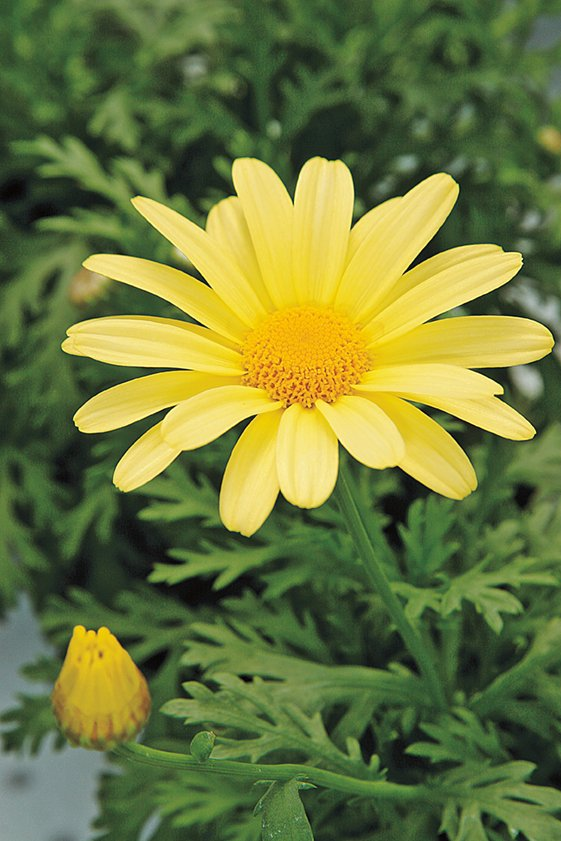
#> input picture docs/q8_images/input/daisy.jpg, 561 x 841 px
$ python q8.py   (older library calls are emulated)
#> lines starting #> are read from the running program, lines starting #| are printed output that depends on the picture; after the words box and inside, x2 and y2 are one past the last pixel; in counts of white or black regions, pixels touching at a corner belong together
### utils.py
import os
import cv2
import numpy as np
import matplotlib.pyplot as plt

# [5 lines left out: function load_gray, not called in this run]

def save_img(path: str, img):
    os.makedirs(os.path.dirname(path), exist_ok=True)
    cv2.imwrite(path, img)

def apply_lut(gray, lut):
    return cv2.LUT(gray, lut)


# [20 lines left out: functions plot_transfer, intensity_map_from_points, not called in this run]

def load_color(path: str):
#> called with path = 'docs/q8_images/input/daisy.jpg'
    img = cv2.imread(path, cv2.IMREAD_COLOR)
#> img is the input picture: shape (841, 561, 3); mean B, G, R 60.7, 120.3, 108.5
    if img is None:
        raise FileNotFoundError(f"Could not read image: {path}")
    return img

# [30 lines left out: functions ensure_gray, hist_img, gamma_correct_Lab, not called in this run]

def vibrance_s_curve(x, a: float, sigma: float = 70.0):
    # x in [0,255]; returns mapped intensity with a Gaussian bump around 128
    return np.minimum(x + a * 128.0 * np.exp(-((x - 128.0)**2)/(2*sigma**2)), 255.0)


# [116 lines left out: functions sobel_filter_2d, sobel_manual, conv2, sobel_separable, nearest_neighbor_zoom, bilinear_zoom and 3 more, not called in this run]

### q8.py

import cv2, numpy as np, os
from utils import load_color, save_img
os.makedirs("docs/q8_images/output", exist_ok=True)
IN_PATH = "docs/q8_images/input/daisy.jpg"
def main():
    img = load_color(IN_PATH)
    h,w = img.shape[:2]
#> h = 841; w = 561
    mask = np.zeros((h,w), np.uint8)
    rect = (int(0.1*w), int(0.1*h), int(0.8*w), int(0.8*h))
#> rect = (56, 84, 448, 672)
    bgdModel = np.zeros((1,65), np.float64)
    fgdModel = np.zeros((1,65), np.float64)
    cv2.grabCut(img, mask, rect, bgdModel, fgdModel, 5, cv2.GC_INIT_WITH_RECT)
    mask2 = np.where((mask==2)|(mask==0), 0, 255).astype('uint8')
    fg = cv2.bitwise_and(img, img, mask=mask2)
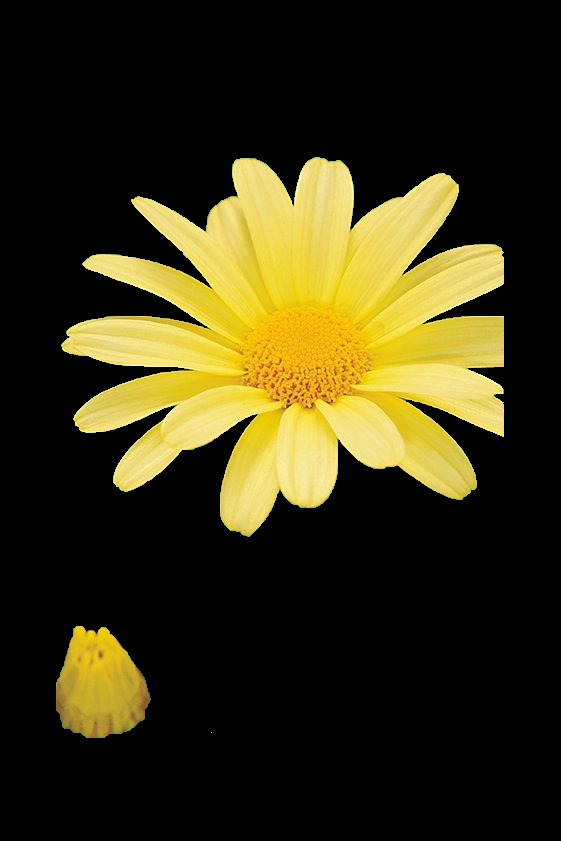
#> fg: shape (841, 561, 3); mean B, G, R 19, 49, 55.1
    bg = cv2.bitwise_and(img, img, mask=(255-mask2))
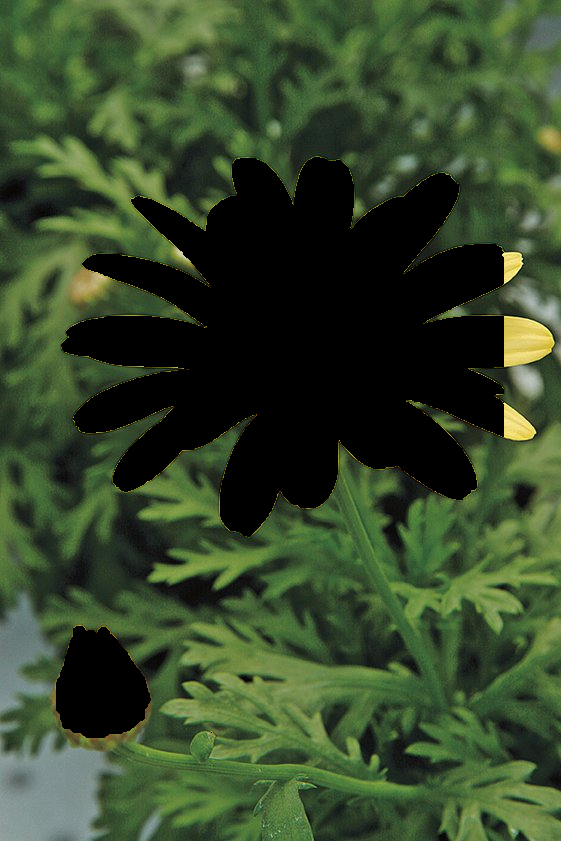
#> bg: shape (841, 561, 3); mean B, G, R 41.7, 71.3, 53.4
    save_img("docs/q8_images/output/q8_mask.png", mask2)
#> in save_img, `cv2.imwrite(path, img)`:
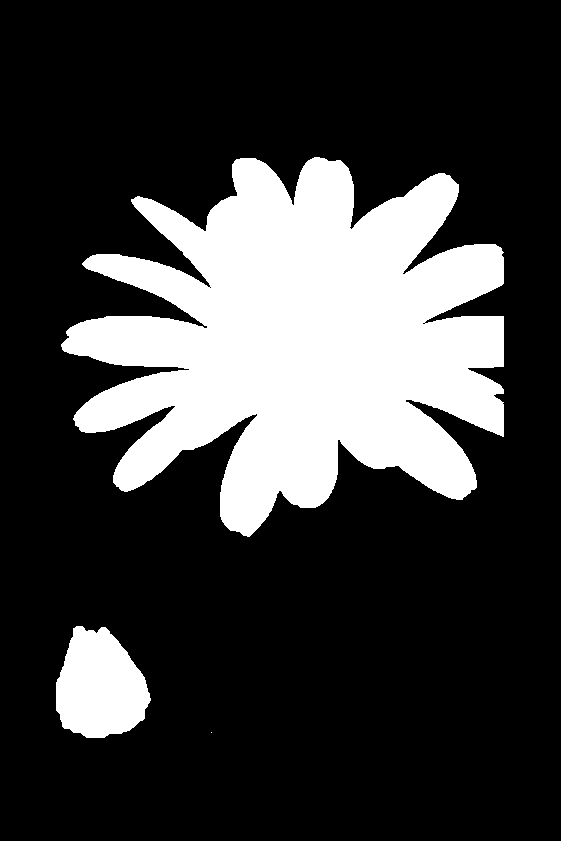
#> saved as q8_mask.png: shape (841, 561); 23.7% white; 3 white regions (1 under 20 px), largest, box (x1, y1, x2, y2) and area: (61, 157, 504, 537) 103777, (56, 626, 151, 738) 7811
    save_img("docs/q8_images/output/q8_fg.png", fg)
    save_img("docs/q8_images/output/q8_bg.png", bg)
    blurred = cv2.GaussianBlur(img, (31,31), 0)
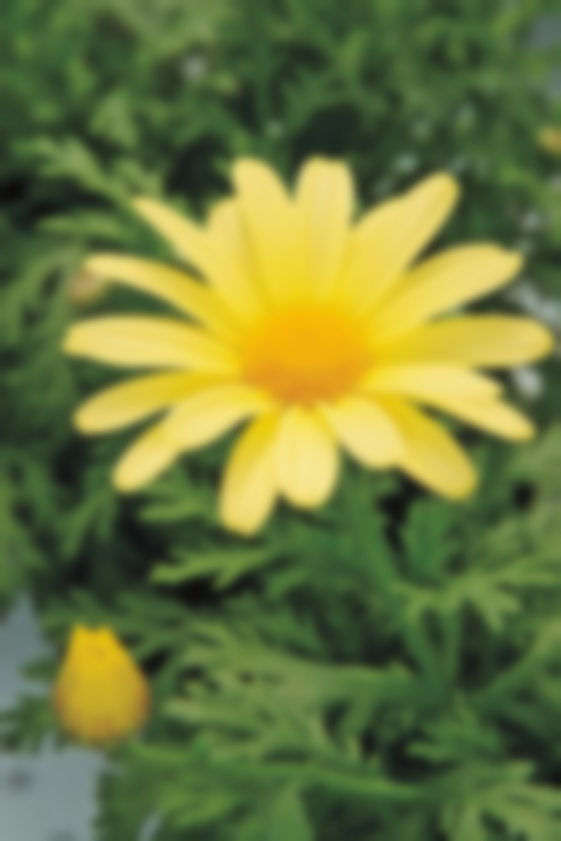
#> blurred: shape (841, 561, 3); mean B, G, R 60.7, 120.3, 108.5
    enhanced = np.where(mask2[...,None]>0, img, blurred)
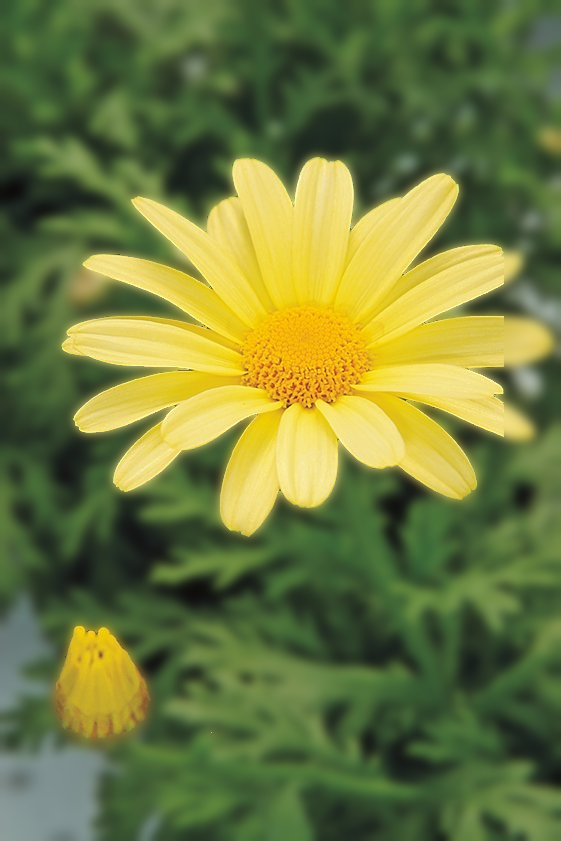
#> enhanced: shape (841, 561, 3); mean B, G, R 61.4, 121.9, 110.5
    save_img("docs/q8_images/output/q8_original.png", img)
    save_img("docs/q8_images/output/q8_enhanced.png", enhanced)
    with open("docs/q8_images/output/q8_explanation.txt","w",encoding="utf-8") as f:
        f.write("Dark rim occurs due to uncertain boundary labeling and blur mixing darker background near edges.")
    print("Q8 done.")
if __name__ == "__main__":
    main()
